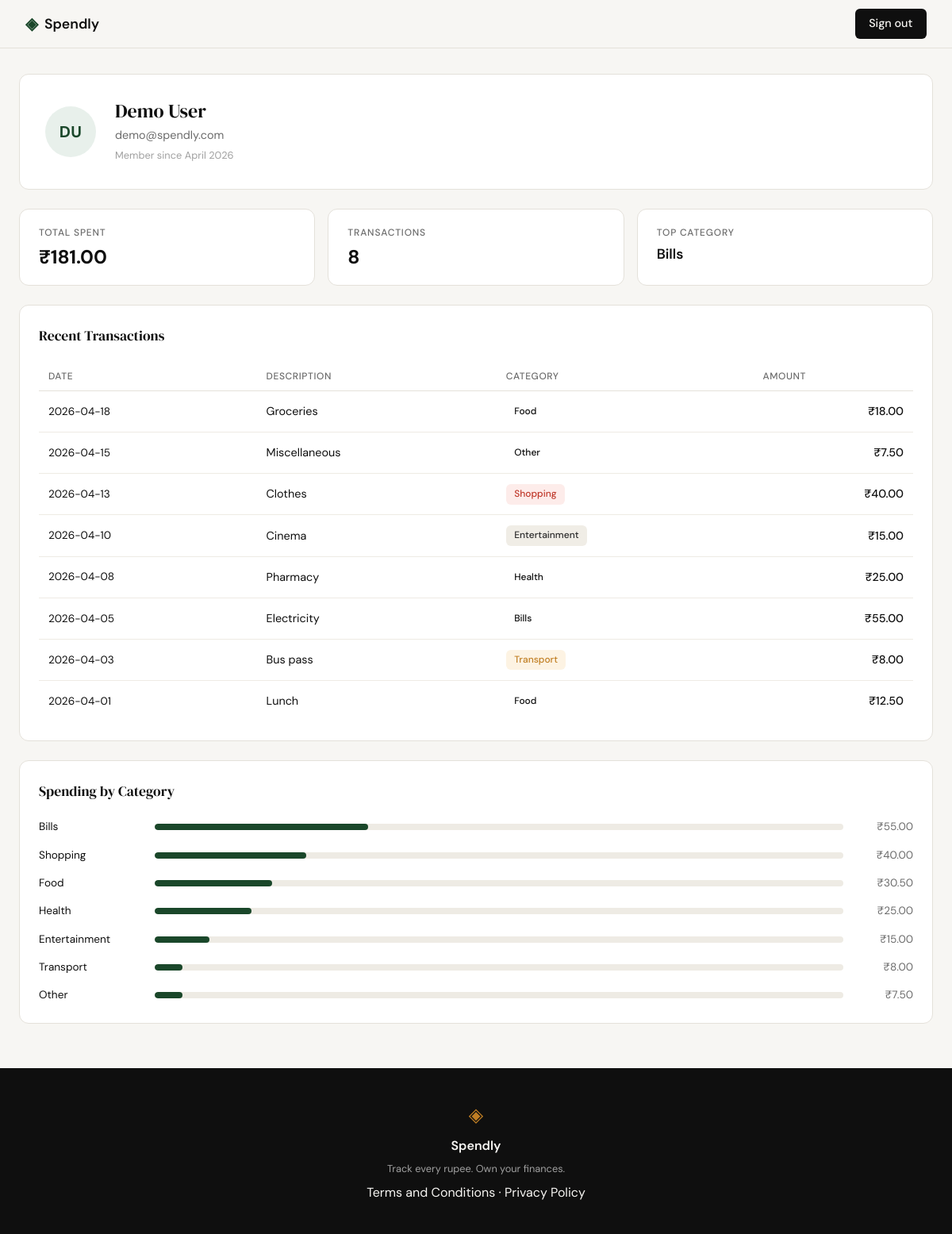
Screenshot of /profile (signed in) with the database file from the repository.
### tables this page shows
CREATE TABLE users (
            id            INTEGER PRIMARY KEY AUTOINCREMENT,
            name          TEXT    NOT NULL,
            email         TEXT    UNIQUE NOT NULL,
            password_hash TEXT    NOT NULL,
            created_at    TEXT    DEFAULT (datetime('now'))
        );

CREATE TABLE expenses (
            id          INTEGER PRIMARY KEY AUTOINCREMENT,
            user_id     INTEGER NOT NULL REFERENCES users(id),
            amount      REAL    NOT NULL,
            category    TEXT    NOT NULL,
            date        TEXT    NOT NULL,
            description TEXT,
            created_at  TEXT    DEFAULT (datetime('now'))
        );

### app.py (the view)
@app.route("/profile")
def profile():
    user_id = session.get("user_id")
    if not user_id:
        return redirect(url_for("login"))
    user = get_user_by_id(user_id)
    if user is None:
        session.clear()
        return redirect(url_for("login"))
    user["initials"] = "".join(p[0] for p in user["name"].split()[:2]).upper()
    stats = get_summary_stats(user_id)
    transactions = get_recent_transactions(user_id, limit=10)
    categories = get_category_breakdown(user_id)
    return render_template(
        "profile.html",
        user=user,
        stats=stats,
        transactions=transactions,
        categories=categories,
    )

### database/db.py (called while the page is built)
def get_db():
    conn = sqlite3.connect(DB_PATH)
    conn.row_factory = sqlite3.Row
    conn.execute("PRAGMA foreign_keys = ON")
    return conn

### database/queries.py (called while the page is built)
def get_user_by_id(user_id):
    conn = get_db()
    try:
        row = conn.execute(
            "SELECT name, email, created_at FROM users WHERE id = ?",
            (user_id,),
        ).fetchone()
    finally:
        conn.close()
    if row is None:
        return None
    created_at = row["created_at"]
    try:
        dt = datetime.strptime(created_at, "%Y-%m-%d %H:%M:%S")
    except ValueError:
        dt = datetime.strptime(created_at[:10], "%Y-%m-%d")
    return {
        "name": row["name"],
        "email": row["email"],
        "member_since": dt.strftime("%B %Y"),
    }

def get_summary_stats(user_id):
    conn = get_db()
    try:
        totals = conn.execute(
            "SELECT COUNT(*) AS c, COALESCE(SUM(amount), 0) AS s "
            "FROM expenses WHERE user_id = ?",
            (user_id,),
        ).fetchone()
        top = conn.execute(
            "SELECT category, SUM(amount) AS s FROM expenses "
            "WHERE user_id = ? GROUP BY category "
            "ORDER BY s DESC LIMIT 1",
            (user_id,),
        ).fetchone()
    finally:
        conn.close()
    if totals["c"] == 0:
        return {"total_spent": 0, "transaction_count": 0, "top_category": "—"}
    return {
        "total_spent": totals["s"],
        "transaction_count": totals["c"],
        "top_category": top["category"],
    }

def get_recent_transactions(user_id, limit=10):
    conn = get_db()
    try:
        rows = conn.execute(
            "SELECT date, description, category, amount FROM expenses "
            "WHERE user_id = ? ORDER BY date DESC, id DESC LIMIT ?",
            (user_id, limit),
        ).fetchall()
    finally:
        conn.close()
    return [
        {
            "date": r["date"],
            "description": r["description"],
            "category": r["category"],
            "amount": r["amount"],
        }
        for r in rows
    ]

### templates/profile.html (shortened to what this page needs)
{% extends "base.html" %}
{% block head %}
<link rel="stylesheet" href="{{ url_for('static', filename='css/profile.css') }}">
{% endblock %}
{% block content %}
<div class="profile-page">
  <div class="profile-header">
    <div class="avatar">{{ user.initials }}</div>
    <div class="profile-meta">
      <h1 class="profile-name">{{ user.name }}</h1>
      <p class="profile-email">{{ user.email }}</p>
      <p class="profile-since">Member since {{ user.member_since }}</p>
    </div>
  </div>
  <div class="stats-row">
    <div class="stat-card">
      <p class="stat-label">Total Spent</p>
      <p class="stat-value">₹{{ "%.2f"|format(stats.total_spent) }}</p>
    </div>
    <div class="stat-card">
      <p class="stat-label">Transactions</p>
      <p class="stat-value">{{ stats.transaction_count }}</p>
    </div>
    <div class="stat-card">
      <p class="stat-label">Top Category</p>
      <p class="stat-value stat-value--text">{{ stats.top_category }}</p>
    </div>
  </div>
  <section class="profile-section">
    <h2 class="section-heading">Recent Transactions</h2>
    <div class="table-wrapper">
      <table class="expense-table">
        <thead>
          <tr>
            <th>Date</th>
            <th>Description</th>
            <th>Category</th>
            <th class="col-amount">Amount</th>
          </tr>
        </thead>
        <tbody>
          {% for t in transactions %}
          <tr>
            <td class="col-date">{{ t.date }}</td>
            <td>{{ t.description }}</td>
            <td>
              <span class="badge badge--{{ t.category | lower | replace(' ', '-') | replace('&amp;', '') | replace('&', '') }}">
                {{ t.category }}
              </span>
            </td>
            <td class="col-amount">₹{{ "%.2f"|format(t.amount) }}</td>
          </tr>
          {% endfor %}
        </tbody>
      </table>
    </div>
  </section>
  <section class="profile-section">
    <h2 class="section-heading">Spending by Category</h2>
    <div class="category-list">
      {% for c in categories %}
      <div class="category-row">
        <span class="category-label">{{ c.name }}</span>
        <div class="progress-bar">
          <div class="progress-fill" style="width: {{ c.pct }}%"></div>
        </div>
        <span class="category-amount">₹{{ "%.2f"|format(c.amount) }}</span>
      </div>
      {% endfor %}
    </div>
  </section>
</div>
{% endblock %}

### static/css/style.css (style rules this page uses)
:root { --ink: #0f0f0f; --ink-soft: #2d2d2d; --ink-muted: #6b6b6b; --ink-faint: #a0a0a0; --paper: #f7f6f3; --paper-warm: #f0ede6; --paper-card: #ffffff; --accent: #1a472a; --accent-light: #e8f0eb; --accent-2: #c17f24; --accent-2-light: #fdf3e3; --danger: #c0392b; --danger-light: #fdecea; --border: #e4e1da; --border-soft: #eeebe4; --font-display: 'DM Serif Display', Georgia, serif; --font-body: 'DM Sans', system-ui, sans-serif; --max-width: 1200px; --auth-width: 440px; --radius-sm: 6px; --radius-md: 12px; --radius-lg: 20px; }
*, *::before, *::after { box-sizing: border-box; margin: 0; padding: 0; }
html { font-size: 16px; scroll-behavior: smooth; }
body { background: var(--paper); color: var(--ink); font-family: var(--font-body); font-size: 1rem; line-height: 1.6; -webkit-font-smoothing: antialiased; }

### static/css/profile.css (style rules this page uses)
.profile-page { max-width: var(--max-width); margin: 0 auto; padding: 2rem 1.5rem; }
.profile-header { display: flex; align-items: center; gap: 1.5rem; background: var(--paper-card); border: 1px solid var(--border); border-radius: var(--radius-md); padding: 2rem; margin-bottom: 1.5rem; }
.avatar { flex-shrink: 0; width: 64px; height: 64px; border-radius: 50%; background: var(--accent-light); color: var(--accent); display: flex; align-items: center; justify-content: center; font-weight: 700; font-size: 1.25rem; letter-spacing: 0.02em; }
.profile-meta { display: flex; flex-direction: column; gap: 0.25rem; }
.profile-name { font-family: 'DM Serif Display', serif; font-size: 1.5rem; font-weight: 400; color: var(--ink); margin: 0; line-height: 1.2; }
.profile-email { font-size: 0.9rem; color: var(--ink-muted); margin: 0; }
.profile-since { font-size: 0.8rem; color: var(--ink-faint); margin: 0; }
.stats-row { display: grid; grid-template-columns: repeat(3, 1fr); gap: 1rem; margin-bottom: 1.5rem; }
.stat-card { background: var(--paper-card); border: 1px solid var(--border); border-radius: var(--radius-md); padding: 1.25rem 1.5rem; }
.stat-label { font-size: 0.75rem; font-weight: 500; color: var(--ink-muted); text-transform: uppercase; letter-spacing: 0.07em; margin: 0 0 0.4rem; }
.stat-value { font-size: 1.5rem; font-weight: 700; color: var(--ink); margin: 0; font-variant-numeric: tabular-nums; line-height: 1.2; }
.stat-value--text { font-size: 1.1rem; font-weight: 600; }
.profile-section { background: var(--paper-card); border: 1px solid var(--border); border-radius: var(--radius-md); padding: 1.5rem; margin-bottom: 1.5rem; }
.section-heading { font-family: 'DM Serif Display', serif; font-size: 1.1rem; font-weight: 400; color: var(--ink); margin: 0 0 1.25rem; }
.table-wrapper { overflow-x: auto; }
.expense-table { width: 100%; border-collapse: collapse; font-size: 0.9rem; }
.expense-table th { font-size: 0.75rem; font-weight: 500; color: var(--ink-muted); text-align: left; padding: 0.5rem 0.75rem; border-bottom: 1px solid var(--border); text-transform: uppercase; letter-spacing: 0.05em; white-space: nowrap; }
.expense-table td { padding: 0.8rem 0.75rem; border-bottom: 1px solid var(--border-soft); color: var(--ink); vertical-align: middle; }
.expense-table tbody tr:last-child td { border-bottom: none; }
.col-date { color: var(--ink-muted); white-space: nowrap; font-size: 0.85rem; }
.col-amount { text-align: right; font-variant-numeric: tabular-nums; font-weight: 500; white-space: nowrap; }
.badge { display: inline-block; padding: 0.2rem 0.65rem; border-radius: var(--radius-sm); font-size: 0.75rem; font-weight: 500; white-space: nowrap; }
.badge--transport { background: var(--accent-2-light); color: var(--accent-2); }
.badge--entertainment { background: var(--paper-warm); color: var(--ink-soft); }
.badge--shopping { background: var(--danger-light); color: var(--danger); }
.category-list { display: flex; flex-direction: column; gap: 0.85rem; }
.category-row { display: flex; align-items: center; gap: 1rem; }
.category-label { width: 130px; flex-shrink: 0; font-size: 0.85rem; color: var(--ink); white-space: nowrap; overflow: hidden; text-overflow: ellipsis; }
.progress-bar { flex: 1; height: 8px; background: var(--border-soft); border-radius: 99px; overflow: hidden; }
.progress-fill { height: 100%; background: var(--accent); border-radius: 99px; transition: width 0.3s ease; }
.category-amount { width: 72px; flex-shrink: 0; text-align: right; font-size: 0.85rem; color: var(--ink-muted); font-variant-numeric: tabular-nums; }

### rows the page displays
users: name "Demo User", email "demo@spendly.com"
expenses: top_category "Bills", date "2026-04-05", description "Electricity", category "Bills", amount "55.00", name "Bills", {{ c.pct }} 31 (drawn)
expenses: date "2026-04-18", description "Groceries", category "Food", amount "18.00"
expenses: date "2026-04-15", description "Miscellaneous", category "Other", amount "7.50", name "Other", {{ c.pct }} 4 (drawn)
expenses: date "2026-04-13", description "Clothes", category "Shopping", amount "40.00", name "Shopping", {{ c.pct }} 22 (drawn)
expenses: date "2026-04-10", description "Cinema", category "Entertainment", amount "15.00", name "Entertainment", {{ c.pct }} 8 (drawn)
expenses: date "2026-04-08", description "Pharmacy", category "Health", amount "25.00", name "Health", {{ c.pct }} 14 (drawn)
expenses: date "2026-04-03", description "Bus pass", category "Transport", amount "8.00", name "Transport", {{ c.pct }} 4 (drawn)
expenses: date "2026-04-01", description "Lunch", category "Food", amount "12.50"

### other values shown
{{ user.initials }} "DU"
{{ user.member_since }} "April 2026"
{{ "%.2f"|format(stats.total_spent) }} "181.00"
{{ stats.transaction_count }} "8"
{{ c.name }} "Food"
{{ "%.2f"|format(c.amount) }} "30.50"
